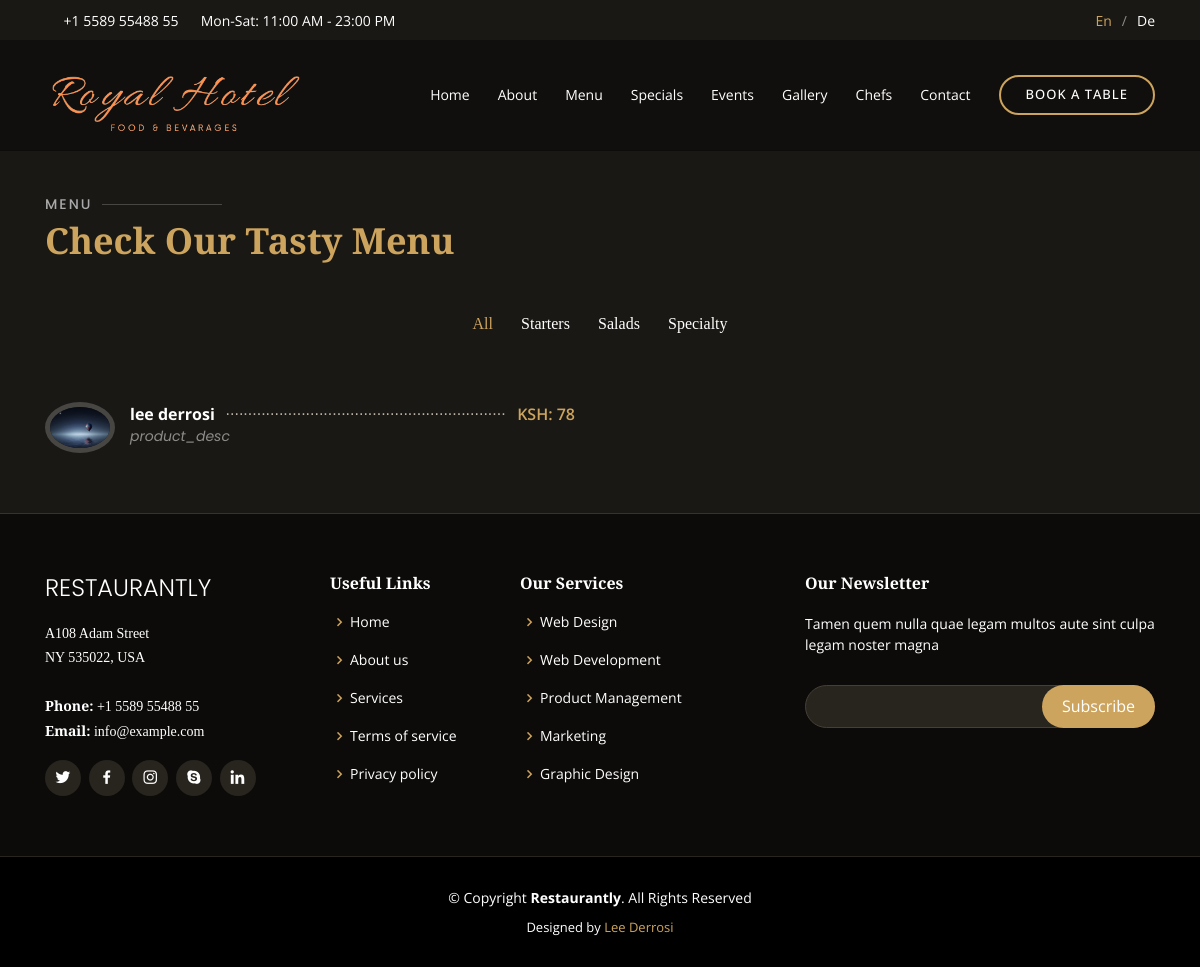
/menu/, run on an earlier commit of the app's database.
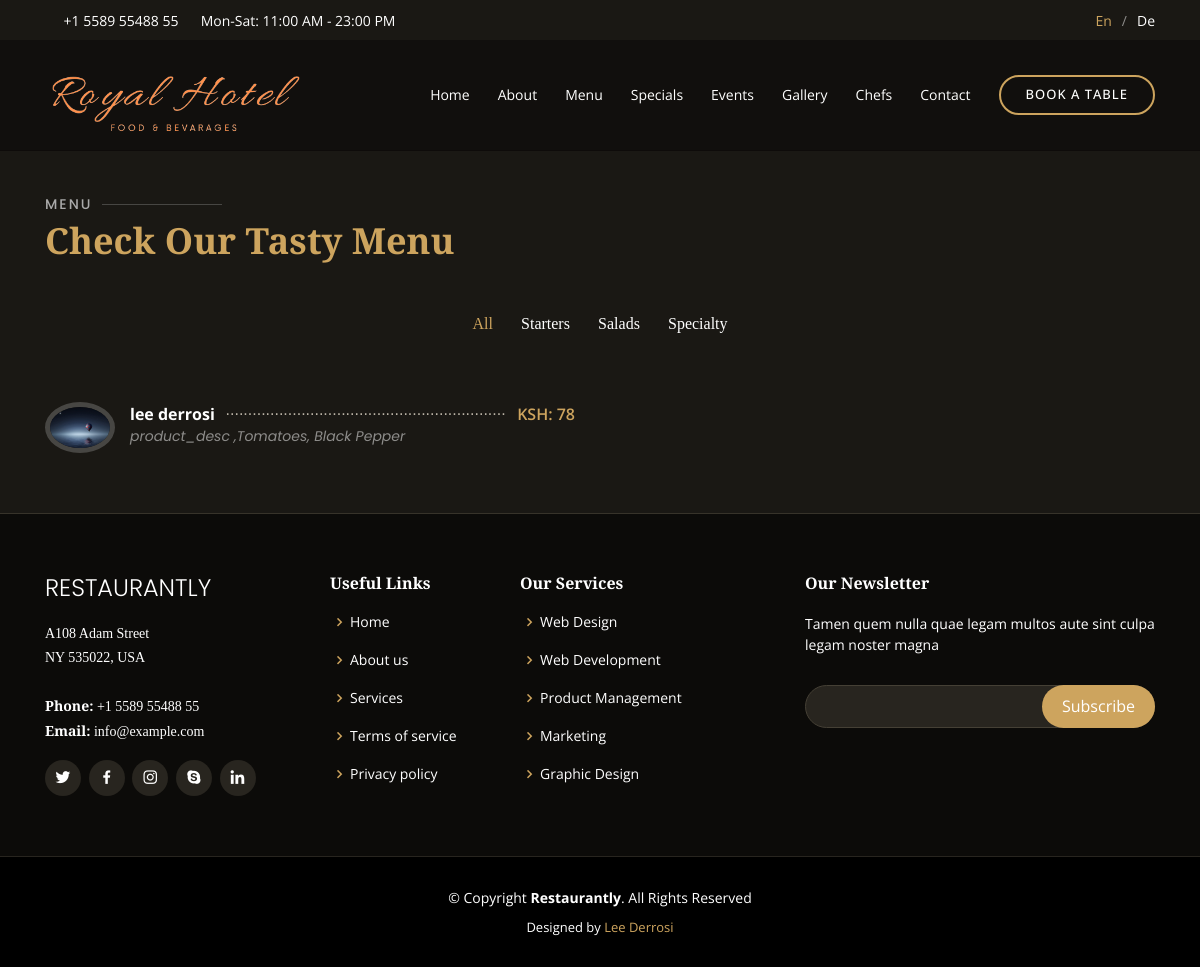
And on a later commit of the database.
### Restaurant/models.py (models this page shows, shortened)
class Menu(models.Model):
    name = models.CharField(max_length=50)
    price = models.IntegerField()
    description = models.TextField()
    sauces = models.CharField(max_length=100)
    ingredients = models.TextField()
    image_1 = models.ImageField(upload_to='images/food/')
    image_2 = models.ImageField(upload_to='images/food/')
    image_3 = models.ImageField(upload_to='images/food/')
    image_4 = models.ImageField(upload_to='images/food/')

### Restaurant/views.py (the view)
# urls.py: path('menu/', views.menu, name="menu"),
def menu(request):
    menulist = Menu.objects.all()
    return render(request, 'menu.html', {'menulist': menulist})

### templates/menu.html (shortened to what this page needs)
{% extends 'base.html' %}
{% block body %}
    {% load static %}
        <section id="menu" class="menu section-bg">
            <div class="container" data-aos="fade-up">
                <div class="section-title">
                    <h2>Menu</h2>
                    <p>Check Our Tasty Menu</p>
                </div>
                <div class="row" data-aos="fade-up" data-aos-delay="100">
                    <div class="col-lg-12 d-flex justify-content-center">
                        <ul id="menu-flters">
                            <li data-filter="*" class="filter-active">All</li>
                            <li data-filter=".filter-starters">Starters</li>
                            <li data-filter=".filter-salads">Salads</li>
                            <li data-filter=".filter-specialty">Specialty</li>
                        </ul>
                    </div>
                </div>
                <div class="row menu-container" data-aos="fade-up" data-aos-delay="200">
                    {% for menu in menulist %}
                        <div class="col-lg-6 menu-item filter-starters">
                        <img src="{{menu.image_1.url}}" class="menu-img" alt="lobster">
                        <div class="menu-content">
                            <a href="{% url 'product' menu.id %}">{{ menu.name}}</a><span>KSH: {{menu.price}}</span>
                        </div>
                        <div class="menu-ingredients">
                            {{ menu.ingredients}}
                        </div>
                    </div>
                    {% endfor %}
                </div>
            </div>
        </section>
{% endblock body %}

What changed in the data, as far as the page shows it:
changed Menu "lee derrosi": ingredients "product_desc" → "product_desc ,Tomatoes, Black Pepper"
